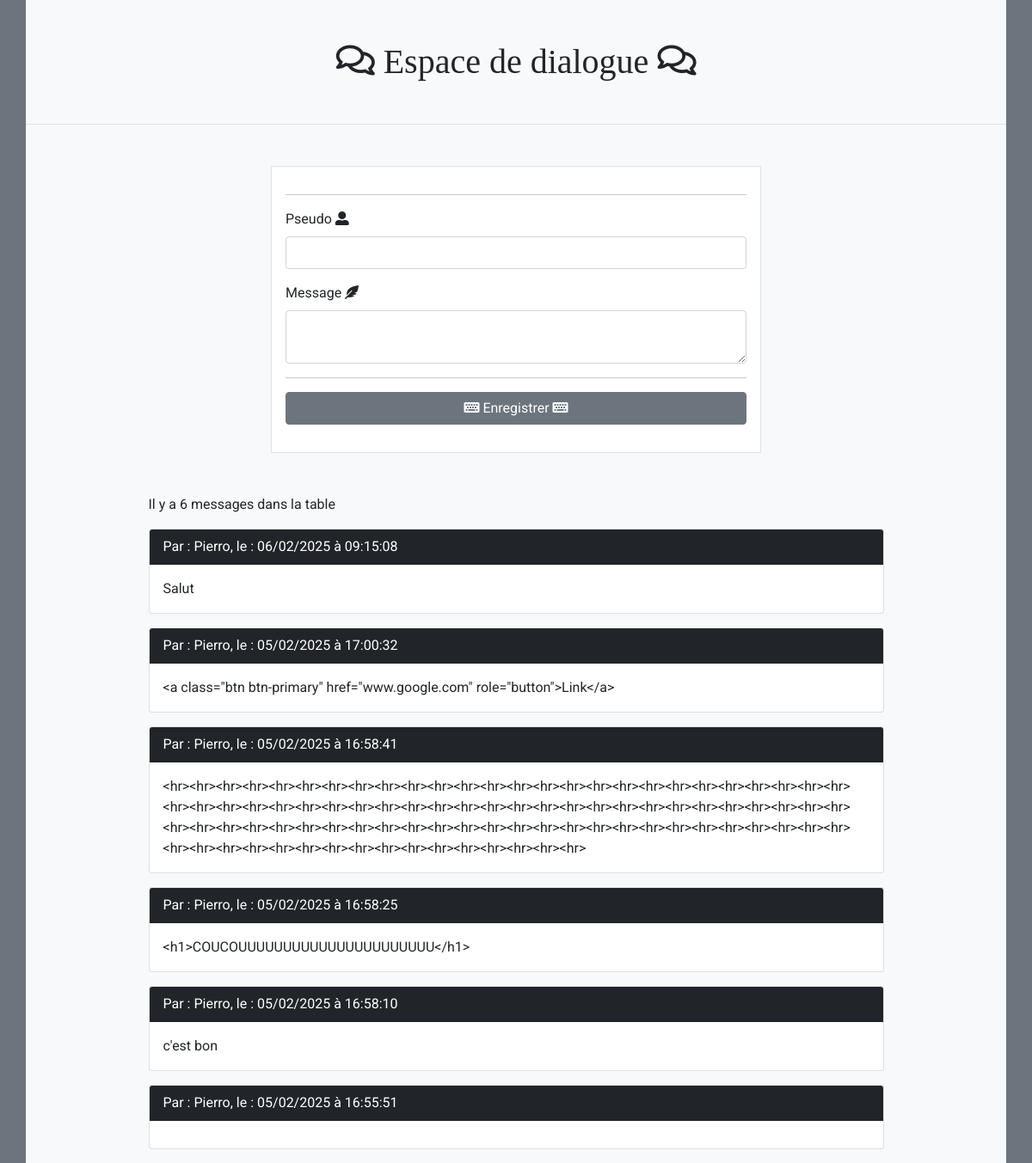
The page /ExerciceChat/dialogue.php on the database its author committed.
### tables this page shows
CREATE TABLE IF NOT EXISTS `commentaire` (
  `id_commentaire` int NOT NULL AUTO_INCREMENT,
  `pseudo` varchar(255) NOT NULL,
  `message` text NOT NULL,
  `date_enregistrement` datetime NOT NULL,
  PRIMARY KEY (`id_commentaire`)
);

### ExerciceChat/dialogue.php (the view, shortened to what this page needs)
<?php
$host = "mysql:host=localhost;dbname=dialogue2";
$login = "root";
$password = "";
$options = array(
    PDO::ATTR_ERRMODE => PDO::ERRMODE_SILENT,
    PDO::ATTR_DEFAULT_FETCH_MODE => PDO::FETCH_ASSOC
);
try {
    $pdo = new PDO($host, $login, $password, $options);
} catch (PDOException $e) {
    echo "Site indisponible, repassez plus tard";
    die;
}
$liste_commentaires = $pdo->query("SELECT pseudo, message, date_format(date_enregistrement, '%d/%m/%Y à %H:%i:%s') AS date_fr FROM commentaire ORDER BY date_enregistrement DESC")->fetchAll();
?>
<!DOCTYPE html>
<html lang="fr">
<head>
    <link href="https://cdn.jsdelivr.net/npm/bootstrap@5.0.1/dist/css/bootstrap.min.css" rel="stylesheet">
    <link rel="stylesheet" href="https://cdnjs.cloudflare.com/ajax/libs/font-awesome/5.15.3/css/all.min.css" />
</head>
<body class="bg-secondary">
    <div class="container bg-light g-0">
        <div class='row '>
            <div class="col-12">
                <h2 class="text-center text-dark fs-1 bg-light p-5 border-bottom"><i class="far fa-comments"></i> Espace de dialogue <i class="far fa-comments"></i></h2>
                <form method="post" class="mt-5 mx-auto w-50 border p-3 bg-white">
                    <hr>
                    <div class="mb-3">
                        <label for="pseudo" class="form-label">Pseudo <i class="fas fa-user-alt"></i></label>
                        <input type="text" class="form-control" id="pseudo" name="pseudo">
                    </div>
                    <div class="mb-3">
                        <label for="message" class="form-label">Message <i class="fas fa-feather-alt"></i></label>
                        <textarea class="form-control" id="message" name="message"></textarea>
                    </div>
                    <div class="mb-3">
                        <hr>
                        <button type="submit" class="btn btn-secondary w-100" id="enregistrer" name="enregistrer"><i class="fas fa-keyboard"></i> Enregistrer <i class="fas fa-keyboard"></i></button>
                    </div>
                </form>
            </div>
        </div>
        <div class='row mt-5'>
            <div class="col-12">
                <p class="w-75 mx-auto mb-3">Il y a <?= count($liste_commentaires)  ?> messages dans la table</p>
                <?php
                foreach($liste_commentaires AS $commentaire) {
                    echo '<div class="card w-75 mx-auto mb-3">
                                    <div class="card-header bg-dark text-white">
                                        Par : ' . htmlspecialchars($commentaire['pseudo']) . ', le : ' . $commentaire['date_fr'] . '
                                    </div>
                                    <div class="card-body">
                                        <p class="card-text">' .htmlspecialchars($commentaire['message']) . '</p>
                                    </div>
                                </div>';
                }
                ?>
            </div>
        </div>
    </div>
</body>
</html>

### ExerciceChat/dialogue.php (style rules this page uses)
* { font-family: 'Roboto', sans-serif; }
h1, h2, h3, h4, h5, h6 { font-family: 'Playfair Display', serif; }

### rows shown on the page
commentaire: pseudo "Pierro", date_fr "06/02/2025 à 09:15:08", message "Salut"
commentaire: pseudo "Pierro", date_fr "05/02/2025 à 17:00:32", message "<a class=\"btn btn-primary\" href=\"www.google.com\" role=\"button\">Link</a>"
commentaire: pseudo "Pierro", date_fr "05/02/2025 à 16:58:41", message "<hr><hr><hr><hr><hr><hr><hr><hr><hr><hr><hr><hr><hr><hr><hr><hr><hr><hr><hr><hr><hr><hr><hr><hr><hr><hr><hr><hr><hr><hr><hr><hr><hr><hr><hr><hr><hr><hr><hr><hr><hr><hr><hr><hr><hr><hr><hr><hr><hr><hr><hr><hr><hr><hr><hr><hr><hr><hr><hr><hr><hr><hr><hr><hr><hr><hr><hr><hr><hr><hr><hr><hr><hr><hr><hr><hr><hr><hr><hr><hr><hr><hr><hr><hr><hr><hr><hr><hr><hr><hr><hr><hr><hr><hr>"
commentaire: pseudo "Pierro", date_fr "05/02/2025 à 16:58:25", message "<h1>COUCOUUUUUUUUUUUUUUUUUUUUUU</h1>"
commentaire: pseudo "Pierro", date_fr "05/02/2025 à 16:58:10", message "c'est bon"
commentaire: pseudo "Pierro", date_fr "05/02/2025 à 16:55:51"

### other values the page prints
count($liste_commentaires) "6"
